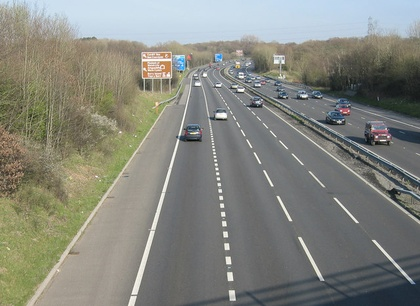
%> input picture lane.jpg, 420 x 306 px, shrunk from 640 x 466 before the run
$ octave --eval "kevin_hw6;"   (GNU Octave 9; MATLAB toolbox functions it lacks are replaced by stand-ins)
%> lines starting %> are read from the running program, lines starting %| are printed output that depends on the picture
%% DIP homework6 UW EE Kevin Lin
%% Line detection via Hough transform

function kevin_hw6
    close all;
    clear;
    figure;
    rgb_img = imread('lane.jpg');
%> rgb_img is the input picture: size 306x420x3 uint8; mean R, G, B 132.6, 134, 125.8
    img = rgb2gray(rgb_img);
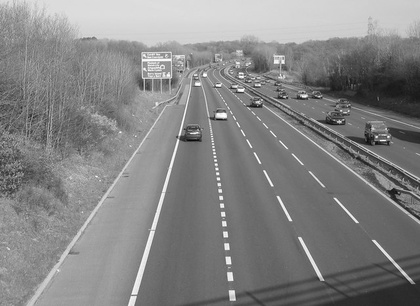
%> img: size 306x420 uint8; min 7, max 255, mean 132.6
    %imshow(img);
    edge = Edge(img);
    %figure;
    %imshow(uint8(edge));
end


function result = Edge(I)
    my_gauss_filter = gauss2d(3,0.9,0);
    result = conv2(double(I),double(my_gauss_filter));
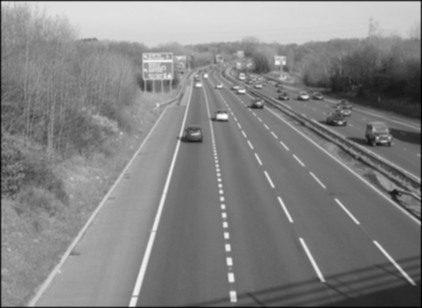
%> result: size 308x422 double; min 7.36, max 684.9, mean 358.2; drawn with min black and max white
    imshow(uint8(result));
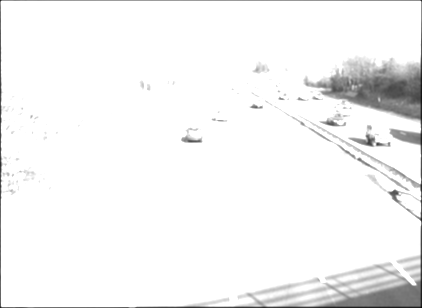
%> displayed picture: size 308x422, on the screen's scale of 0 to 255; min 7, max 255, mean 244.7
    my_lapacian_filter = [1 1 1; 1 -8 1; 1 1 1];
    result = conv2(double(result),double(my_lapacian_filter));
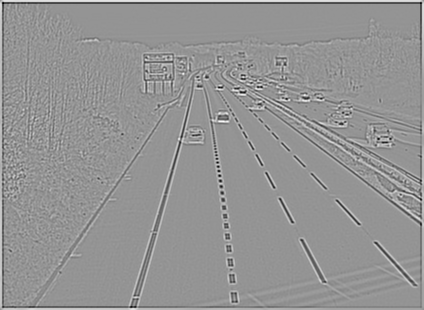
%> result: size 310x424 double; min -891.4, max 641.8, mean 0; drawn with min black and max white
    result = (result>70);
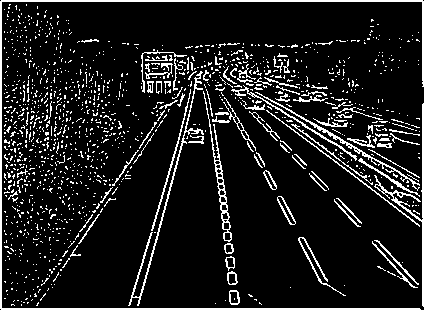
%> result: size 310x424 logical; 11.3% white in thin lines or dots
    result = result*255;
%> result: size 310x424 double; 11.3% white in thin lines or dots
    imshow(result);
end


function kernel = gauss2d(n,std,theta)
    r=[cos(theta) -sin(theta);
   sin(theta)  cos(theta)];
    for i = 1:n
        for j = 1:n
            u = r*[j-(n+1)/2 i-(n+1)/2]';
            kernel(i,j) = gauss(u(1),std)*gauss(u(2),std);
        end
    end
    kernel = kernel / sqrt(sum(sum(kernel.*kernel)));
end

function y = gauss(x,std)
    y = exp(-x^2/(2*std^2)) / (std*sqrt(2*pi));
end
